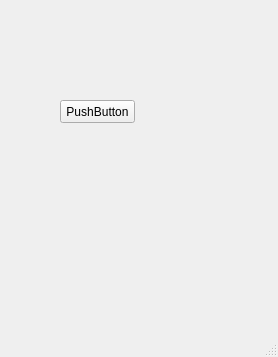
<?xml version="1.0" encoding="UTF-8"?>
<ui version="4.0">
 <class>MainWindow</class>
 <widget class="QMainWindow" name="MainWindow">
  <property name="geometry">
   <rect>
    <x>0</x>
    <y>0</y>
    <width>278</width>
    <height>357</height>
   </rect>
  </property>
  <property name="windowTitle">
   <string>MainWindow</string>
  </property>
  <widget class="QWidget" name="centralwidget">
   <widget class="QPushButton" name="pushButton">
    <property name="geometry">
     <rect>
      <x>60</x>
      <y>100</y>
      <width>75</width>
      <height>23</height>
     </rect>
    </property>
    <property name="text">
     <string>PushButton</string>
    </property>
   </widget>
  </widget>
  <widget class="QMenuBar" name="menubar">
   <property name="geometry">
    <rect>
     <x>0</x>
     <y>0</y>
     <width>278</width>
     <height>21</height>
    </rect>
   </property>
  </widget>
  <widget class="QStatusBar" name="statusbar"/>
 </widget>
 <resources/>
 <connections>
  <connection>
   <sender>pushButton</sender>
   <signal>clicked()</signal>
   <receiver>MainWindow</receiver>
   <slot>close()</slot>
   <hints>
    <hint type="sourcelabel">
     <x>103</x>
     <y>136</y>
    </hint>
    <hint type="destinationlabel">
     <x>149</x>
     <y>180</y>
    </hint>
   </hints>
  </connection>
 </connections>
</ui>
